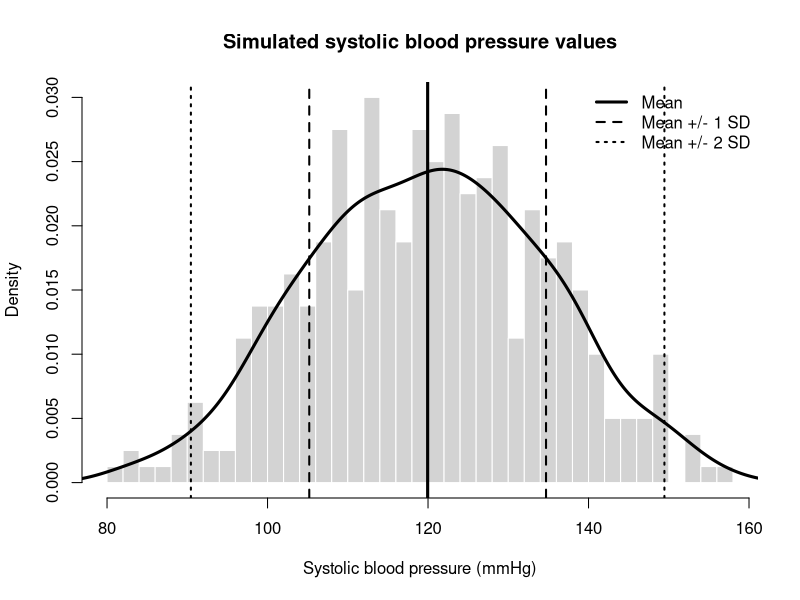

Source code (R):
# Created by: Mahdi Akbarzadeh
# Medical Biostatistics Teaching Lab
# Module 05: Normal distribution and medical measurements

set.seed(140405)

# This activity uses simulated systolic blood pressure values.
# No external data file is required.

n <- 400
systolic_bp <- rnorm(n = n, mean = 120, sd = 15)

bp_mean <- mean(systolic_bp)
bp_sd <- sd(systolic_bp)
bp_median <- median(systolic_bp)

within_1sd <- mean(systolic_bp >= bp_mean - bp_sd & systolic_bp <= bp_mean + bp_sd) * 100
within_2sd <- mean(systolic_bp >= bp_mean - 2 * bp_sd & systolic_bp <= bp_mean + 2 * bp_sd) * 100
within_3sd <- mean(systolic_bp >= bp_mean - 3 * bp_sd & systolic_bp <= bp_mean + 3 * bp_sd) * 100

summary_table <- data.frame(
  Statistic = c("Sample size", "Mean", "Median", "Standard deviation",
                "Percent within mean +/- 1 SD",
                "Percent within mean +/- 2 SD",
                "Percent within mean +/- 3 SD"),
  Value = c(
    n,
    round(bp_mean, 2),
    round(bp_median, 2),
    round(bp_sd, 2),
    paste0(round(within_1sd, 1), "%"),
    paste0(round(within_2sd, 1), "%"),
    paste0(round(within_3sd, 1), "%")
  )
)

cat("\nSummary table\n")
print(summary_table, row.names = FALSE)

output_dir <- file.path(getwd(), "activity_outputs")
dir.create(output_dir, showWarnings = FALSE, recursive = TRUE)

output_file <- file.path(output_dir, "module05_normal_distribution_systolic_bp.png")

png(filename = output_file, width = 1200, height = 800, res = 130)

hist(
  systolic_bp,
  breaks = 28,
  probability = TRUE,
  main = "Simulated systolic blood pressure values",
  xlab = "Systolic blood pressure (mmHg)",
  ylab = "Density",
  border = "white"
)

lines(
  density(systolic_bp),
  lwd = 3
)

abline(v = bp_mean, lwd = 3)
abline(v = c(bp_mean - bp_sd, bp_mean + bp_sd), lwd = 2, lty = 2)
abline(v = c(bp_mean - 2 * bp_sd, bp_mean + 2 * bp_sd), lwd = 2, lty = 3)

legend(
  "topright",
  legend = c("Mean", "Mean +/- 1 SD", "Mean +/- 2 SD"),
  lwd = c(3, 2, 2),
  lty = c(1, 2, 3),
  bty = "n"
)

dev.off()

cat("\nFigure saved to:\n")
cat(normalizePath(output_file, mustWork = FALSE), "\n")

cat("\nStudent interpretation task\n")
cat("1. Is the simulated distribution approximately symmetric?\n")
cat("2. What percentage of values fell within mean +/- 1 SD? Compare it with the 68% rule.\n")
cat("3. What percentage of values fell within mean +/- 2 SD? Compare it with the 95% rule.\n")
cat("4. Why should normality be checked before using normal-based interpretations in real medical data?\n")
